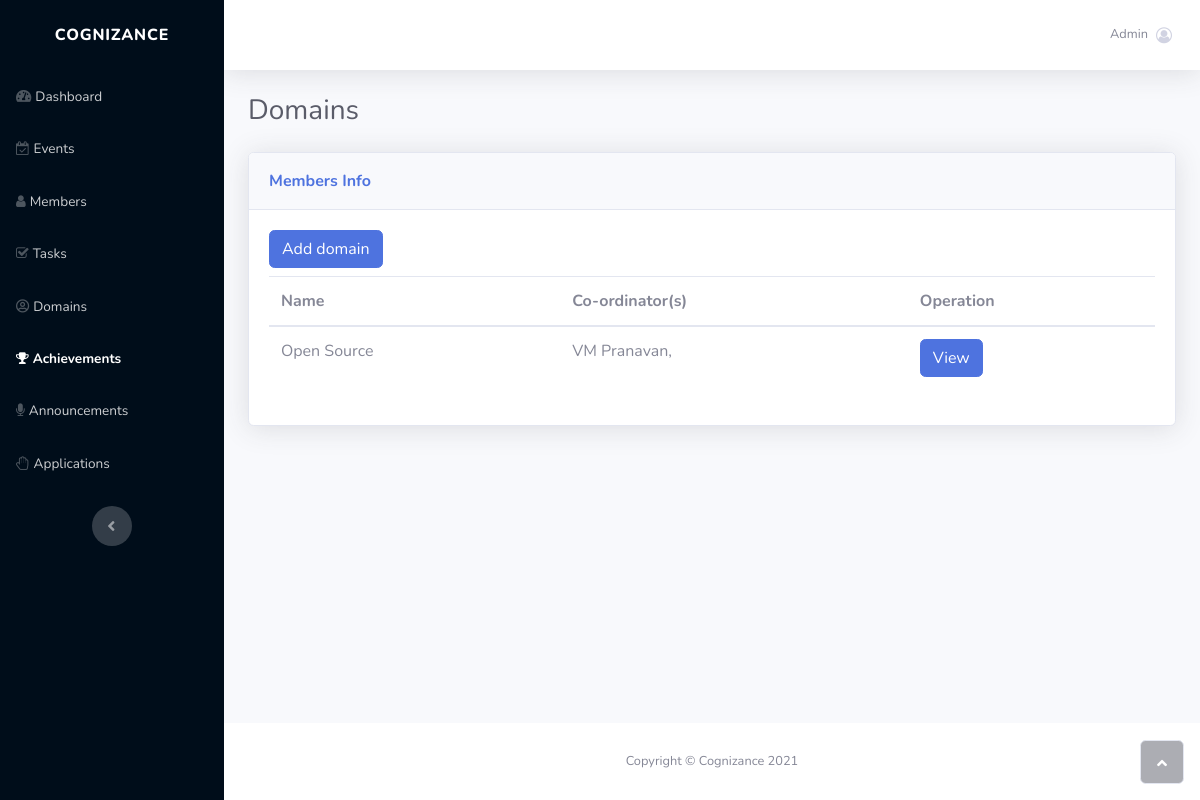
The app's page /domains/, older data.
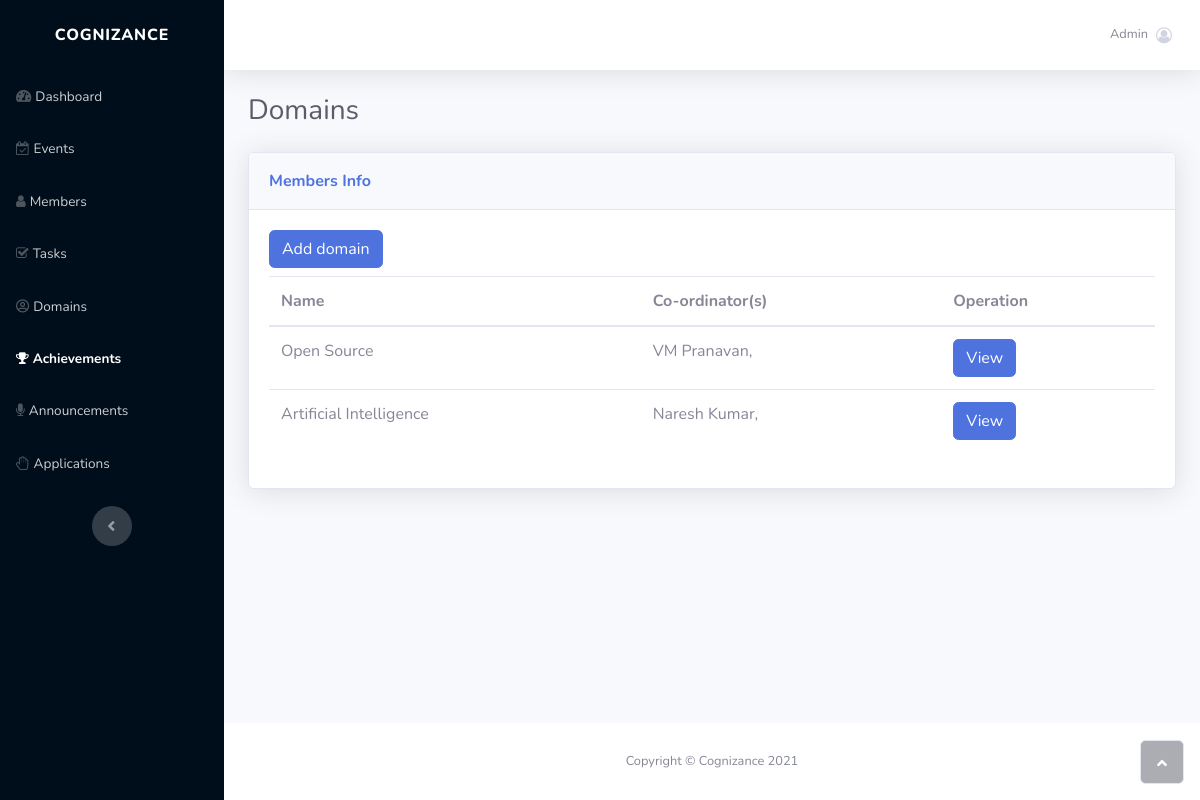
The same page, newer data.
### panel/models.py (models this page shows, shortened)
class Domain(models.Model):
    name = models.CharField(max_length=50, primary_key=True, default='')
    coordinators = models.ManyToManyField(Member, related_name='coordinators')
    mentors = models.ManyToManyField(Member, related_name='mentors')

class Member(models.Model):
    years = (
        ('I year', 'I year'),
        ('II year', 'II year'),
        ('III year', 'III year'),
        ('IV year', 'IV year'),
    )
    first_name = models.CharField(max_length=100, null=True)
    last_name = models.CharField(max_length=100, null=True)
    academic_year = models.CharField(choices=years, max_length=100, null=True)
    discord_id = models.CharField(max_length=50, null=True)
    github_username = models.CharField(max_length=200, primary_key=True, default='')
    department = models.ForeignKey(Department, on_delete=models.CASCADE)
    email = models.EmailField(null=True)
    join_date = models.DateTimeField(auto_now_add=True)
    role = models.ForeignKey(Role, on_delete=models.CASCADE)
    positions = models.ManyToManyField(Position)
    phone = models.CharField(max_length=200, null=True)

### panel/views.py (the view)
# urls.py: path('domains/', domains, name='domains'),
def domains(request):
    domains = Domain.objects.all()
    data = {
        'domains': domains
    }
    return render(request, 'panel/domains.html', data)

### panel/templates/panel/domains.html (shortened to what the changed rows need)
{% load static %}
<!DOCTYPE html>
<html>
<head>
    <link rel="stylesheet" href="{% static 'bootstrap/css/bootstrap.min.css' %}">
    <link rel="stylesheet" href="https://use.fontawesome.com/releases/v5.12.0/css/all.css">
    <link rel="stylesheet" href="https://cdnjs.cloudflare.com/ajax/libs/font-awesome/4.7.0/css/font-awesome.min.css">
    <link rel="stylesheet" href="https://cdnjs.cloudflare.com/ajax/libs/ionicons/2.0.1/css/ionicons.min.css">
    <link rel="stylesheet" href="{% static 'fonts/fontawesome5-overrides.min.css' %}">
</head>
<body id="page-top">
    <div id="wrapper">
        <div class="d-flex flex-column" id="content-wrapper">
            <div id="content">
                <div class="container-fluid">
                    <div class="card shadow">
                        <div class="card-body"><button class="btn btn-primary" type="button">Add domain</button>
                            <div class="table-responsive table mt-2" id="dataTable" role="grid" aria-describedby="dataTable_info">
                                <table class="table my-0" id="dataTable">
                                    <thead>
                                        <tr>
                                            <th>Name</th>
                                            <th>Co-ordinator(s)</th>
                                            <th>Operation</th>
                                        </tr>
                                    </thead>
                                    <tbody>
                                        {% for domain in domains %}
                                            <tr>
                                                <td>{{domain.name}}</td>
                                                <td>
                                                {% for co in domain.coordinators.all %}
                                                {{co.first_name}} {{co.last_name}},
                                                {% endfor %}
                                                </td>
                                                <td><button class="btn btn-primary" type="button">View</button></td>
                                            </tr>
                                        {% endfor %}
                                    </tbody>
                                </table>
                            </div>
                        </div>
                    </div>
                </div>
            </div>
        </div><a class="border rounded d-inline scroll-to-top" href="#page-top"><i class="fas fa-angle-up"></i></a>
    </div>
</body>
</html>

Row changes from the older to the newer data that the page shows:
added Domain: name "Artificial Intelligence"
added Member: first_name "Naresh", last_name "Kumar", shown under "Artificial Intelligence"
